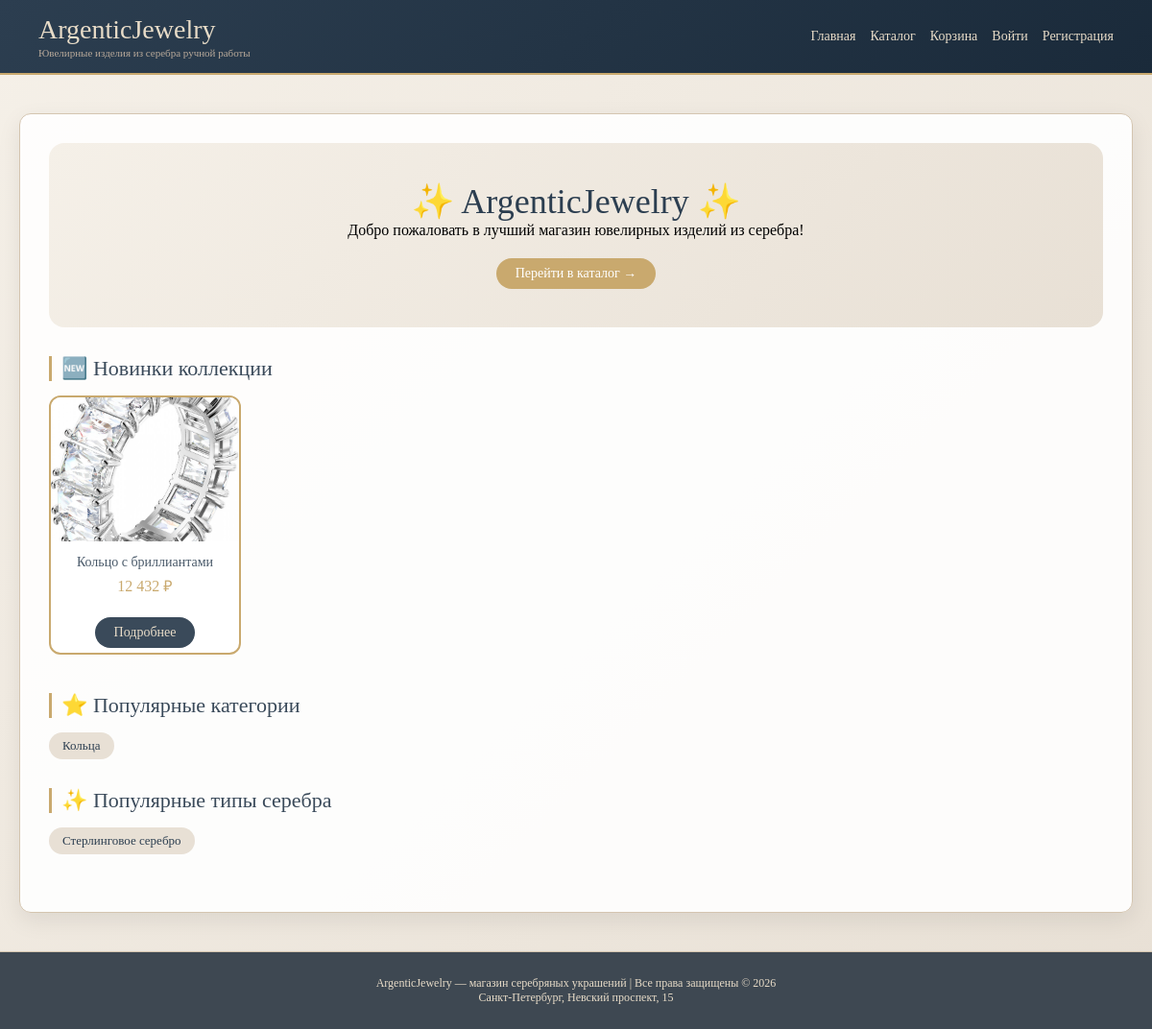
The app's page /, older data.
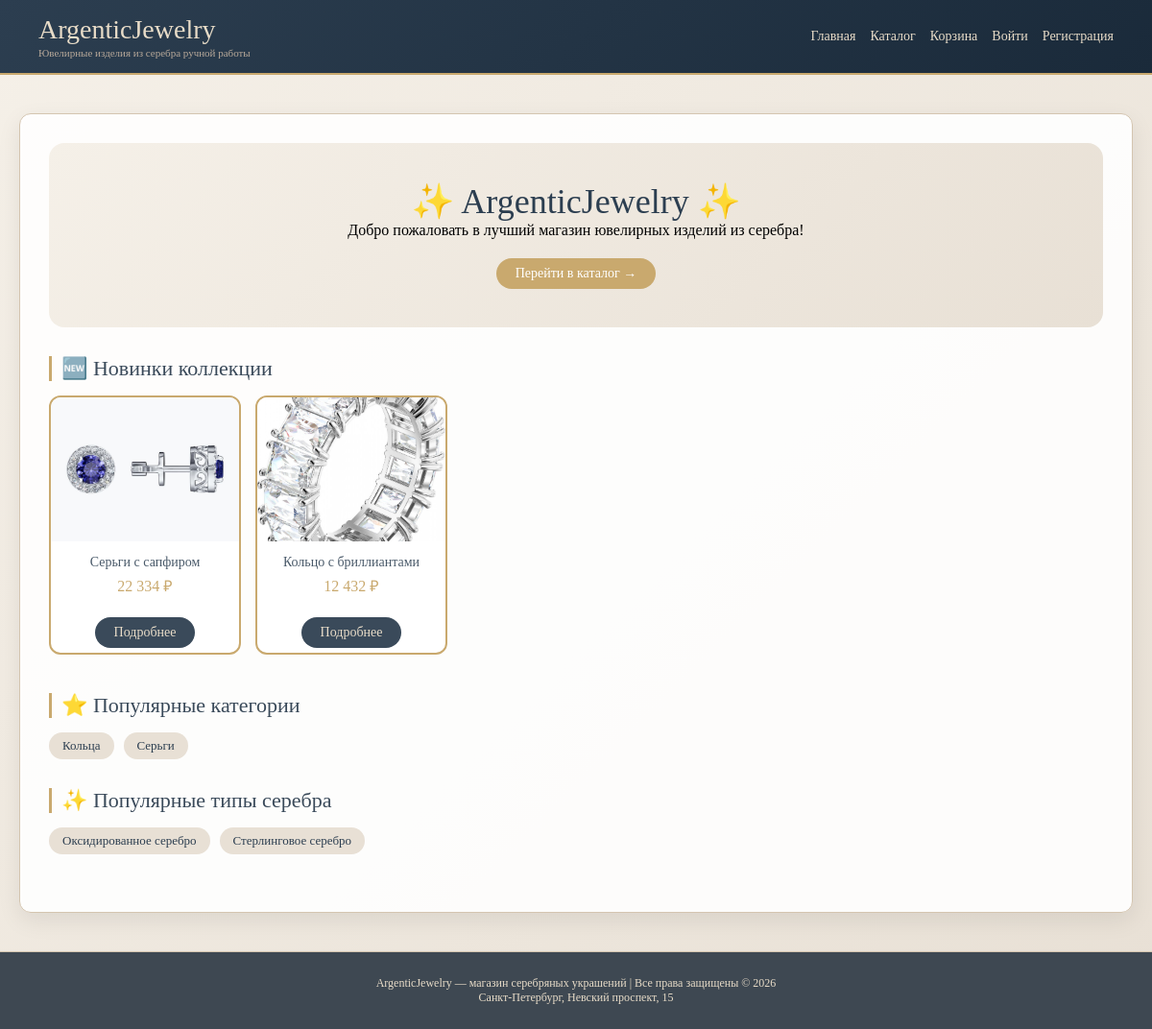
The same page, newer data.
### store/models.py (models this page shows, shortened)
class Product(models.Model):
    SILVER_TYPE_CHOICES = [
        ('sterling', 'Стерлинговое серебро (925)'),
        ('fine', 'Чистое серебро (999)'),
        ('argentium', 'Аргентиум серебро'),
        ('mexican', 'Мексиканское серебро'),
        ('oxidized', 'Оксидированное серебро'),
        ('rhodium_plated', 'Серебро с родиевым покрытием'),
        ('black', 'Черненое серебро'),
        ('matte', 'Матовое серебро'),
    ]
    FINENESS_CHOICES = [
        ('800', '800 проба'),
        ('830', '830 проба'),
        ('875', '875 проба'),
        ('900', '900 проба'),
        ('916', '916 проба'),
        ('925', '925 проба'),
        ('960', '960 проба'),
        ('999', '999 проба'),
    ]
    STONE_TYPE_CHOICES = [
        ('diamond', 'Бриллиант'),
        ('ruby', 'Рубин'),
        ('sapphire', 'Сапфир'),
        ('emerald', 'Изумруд'),
        ('topaz', 'Топаз'),
        ('amethyst', 'Аметист'),
        ('garnet', 'Гранат'),
        ('peridot', 'Перидот'),
        ('citrine', 'Цитрин'),
        ('aquamarine', 'Аквамарин'),
        ('tourmaline', 'Турмалин'),
        ('opal', 'Опал'),
        ('pearl', 'Жемчуг'),
        ('cubic_zirconia', 'Фианит'),
        ('moonstone', 'Лунный камень'),
        ('none', 'Нет камней'),
    ]
    name = models.CharField(max_length=200, verbose_name='Название')
    slug = models.SlugField(unique=True, verbose_name='URL идентификатор')
    description = models.TextField(verbose_name='Описание')
    price = models.DecimalField(max_digits=10, decimal_places=2, verbose_name='Цена')
    old_price = models.DecimalField(
        max_digits=10, decimal_places=2, blank=True, null=True,
        verbose_name='Старая цена'
    )
    stock_quantity = models.PositiveIntegerField(default=0, verbose_name='Количество на складе')
    reserved_quantity = models.PositiveIntegerField(default=0, verbose_name='Зарезервировано')
    category = models.ForeignKey(
        Category,
        on_delete=models.CASCADE,
        related_name='products', #задаем имя для всех товаров категории
        verbose_name='Категория'
    )
    image = models.ImageField(
        upload_to=product_image_upload_path,
        blank=True,
        null=True,
        verbose_name='Главное фото',
        help_text='Основное фото товара (обязательно для отображения)'
    )
    image_2 = models.ImageField(
        upload_to=product_image_upload_path,
        blank=True,
        null=True,
        verbose_name='Дополнительное фото 2',
        help_text='Дополнительное фото товара'
    )
    image_3 = models.ImageField(
        upload_to=product_image_upload_path,
        blank=True,
        null=True,
        verbose_name='Дополнительное фото 3'
    )
    image_4 = models.ImageField(
        upload_to=product_image_upload_path,
        blank=True,
        null=True,
        verbose_name='Дополнительное фото 4'
    )
    image_5 = models.ImageField(
        upload_to=product_image_upload_path,
        blank=True,
        null=True,
        verbose_name='Дополнительное фото 5'
    )
    silver_type = models.CharField(
        max_length=30,
        choices=SILVER_TYPE_CHOICES,
        default='sterling',
        verbose_name='Тип серебра'
    )
    fineness = models.CharField(
        max_length=4,
        choices=FINENESS_CHOICES,
        default='925',
        verbose_name='Проба серебра'
    )
    weight = models.DecimalField(
        max_digits=6,
        decimal_places=2,
        verbose_name='Вес изделия (г)'
    )
    size = models.CharField(
        max_length=20,
        blank=True,
        verbose_name='Размер (для колец, браслетов)',
        help_text='Например: 16.5, 17, 18, S, M, L'
    )
    stones = models.BooleanField(default=False, verbose_name='Наличие драгоценных камней')
    stone_type = models.CharField(
        max_length=20,
        choices=STONE_TYPE_CHOICES,
        blank=True,
        verbose_name='Тип камня'
    )
    stone_weight = models.DecimalField(
        max_digits=5,
        decimal_places=2,
        blank=True,
        null=True,
        verbose_name='Вес камней (карат)',
        help_text='Общий вес всех камней в каратах'
    )
    collection = models.CharField(max_length=100, blank=True, verbose_name='Коллекция')
    instruction_file = models.FileField(
        upload_to='instructions/',
        blank=True,
        null=True,
        verbose_name='Инструкция к товару',
        help_text='Загрузите инструкцию'
    )
    external_link = models.URLField(
        blank=True,
        null=True,
        verbose_name='Внешняя ссылка',
        help_text='Ссылка на видеообзор, сайт производителя или дополнительную информацию'
    )
    created_at = models.DateTimeField(auto_now_add=True, verbose_name='Дата создания')
    updated_at = models.DateTimeField(auto_now=True, verbose_name='Дата обновления')
    created_by = models.ForeignKey(
        User,
        on_delete=models.SET_NULL,
        null=True,
        related_name='created_products',
        verbose_name='Создал'
    )
    objects = models.Manager()              # стандартный менеджер (все товары)
    available = AvailableProductManager()  #кастомный менеджер (только в наличии)
    class Meta:
        verbose_name = 'Товар'
        verbose_name_plural = 'Товары'
        ordering = ['-created_at']  # Product сортировка — новые сверху
    def get_absolute_url(self):
        return reverse('store:product_detail', kwargs={ #имя маршрута, параметры которые подставятся в юрл, id товара и slug товара
            'product_id': self.id,
            'slug': self.slug
        })

class Category(models.Model):
    name = models.CharField(max_length=200, verbose_name='Название')
    slug = models.SlugField(unique=True, verbose_name='URL идентификатор')
    description = models.TextField(blank=True, verbose_name='Описание')
    parent = models.ForeignKey(
        'self',
        on_delete=models.CASCADE,
        blank=True,
        null=True,
        related_name='children',
        verbose_name='Родительская категория'
    )
    image = models.ImageField(
        upload_to='categories/',
        blank=True,
        null=True,
        verbose_name='Изображение'
    )
    class Meta:
        verbose_name = 'Категория'
        verbose_name_plural = 'Категории'
        ordering = ['name'] # Category сортировка — по алфавиту

### store/views.py (the view)
# urls.py: path('', views.product_list, name='product_list'),
def product_list(request):
    top_5_new = Product.objects.filter(stock_quantity__gt=0).order_by('-created_at')[:5] #ограничения кол-ва (Пункт 4)
    categories_list = Category.objects.values('id', 'name', 'slug')[:6] #возвращает список словарей с указанными полями
    popular_silver_types = Product.objects.values_list('silver_type', flat=True).distinct()[:4] #возвращает список кортежей
    total_products = Product.objects.count() #кол-во записей
    has_products = Product.objects.exists() #проверка есть ли хотя бы одна запись
    has_discounted_products = Product.objects.filter(old_price__isnull=False, old_price__gt=F('price')).exists()
    in_stock_count = Product.objects.filter(stock_quantity__gt=0).count()
    stats = Product.objects.aggregate(
        avg_price=Avg('price'),
        total_products=Count('id')
    )
    return render(request, 'store/product_list.html', {
        'top_5_new': top_5_new,
        'categories_list': categories_list,
        'popular_silver_types': popular_silver_types,
        'total_products': total_products,
        'has_products': has_products,
        'has_discounted_products': has_discounted_products,
        'in_stock_count': in_stock_count,
        'stats': stats,
    })

### store/templatetags/store_filters.py (called while the page is built)
@register.filter
def rub_format(value):
    try:
        return f"{float(value):,.0f}".replace(',', ' ') + " ₽" #запятая разделитель тысяч, .0ф - без копеек
    except:
        return value

### store/templates/store/product_list.html (shortened to what this page needs)
{% extends 'base.html' %}
{% load store_filters %}
{% load store_tags %}
{% block content %}
<div class="welcome-banner">
    <h1>✨ ArgenticJewelry ✨</h1>
    <p>Добро пожаловать в лучший магазин ювелирных изделий из серебра!</p>
    <a href="{% url 'store:catalog' %}" class="btn" style="background: #c9a96e; color: white;">Перейти в каталог →</a>
</div>
{% if top_5_new %}
<div class="section">
    <h2>🆕 Новинки коллекции</h2>
    <div class="horizontal-scroll">
        {% for product in top_5_new %}
            <div class="mini-card">
                {% if product.image %}
                    <img src="{{ product.image.url }}" alt="{{ product.name }}">
                {% else %}
                    <div class="no-image" style="height: 160px;">Нет фото</div>
                {% endif %}
                <h3>{{ product.name|truncatechars:25 }}</h3>
                <div class="price">{{ product.price|rub_format }}</div>
                <a href="{{ product.get_absolute_url }}" class="btn">Подробнее</a>
            </div>
        {% endfor %}
    </div>
</div>
{% endif %}
{% if categories_list %}
<div class="section">
    <h2>⭐ Популярные категории</h2>
    <div class="tags">
        {% for cat in categories_list %}
            <a href="{% url 'store:catalog' %}?category={{ cat.slug }}" class="category-tag">
                {{ cat.name }}
            </a>
        {% endfor %}
    </div>
</div>
{% endif %}
{% if popular_silver_types %}
<div class="section">
    <h2>✨ Популярные типы серебра</h2>
    <div class="tags">
        {% for silver_code in popular_silver_types %}
            <a href="{% url 'store:catalog' %}?silver_type={{ silver_code }}" class="silver-tag">
                {% if silver_code == 'sterling' %}
                    Стерлинговое серебро
                {% elif silver_code == 'fine' %}
                    Чистое серебро (999)
                {% elif silver_code == 'argentium' %}
                    Аргентиум
                {% elif silver_code == 'mexican' %}
                    Мексиканское серебро
                {% elif silver_code == 'oxidized' %}
                    Оксидированное серебро
                {% elif silver_code == 'rhodium_plated' %}
                    С родиевым покрытием
                {% elif silver_code == 'black' %}
                    Чернёное серебро
                {% elif silver_code == 'matte' %}
                    Матовое серебро
                {% else %}
                    {{ silver_code|default:"Другое" }}
                {% endif %}
            </a>
        {% endfor %}
    </div>
</div>
{% endif %}
{% endblock %}

Row changes from the older to the newer data that the page shows:
added Product: image (picture), name "Серьги с сапфиром", price|rub_format "22 334 ₽"
added Category: name "Серьги"
Text that changed along with them:
list line gone: "Стерлинговое серебро"
new list line: "Оксидированное серебро"
new list line: "Стерлинговое серебро"
